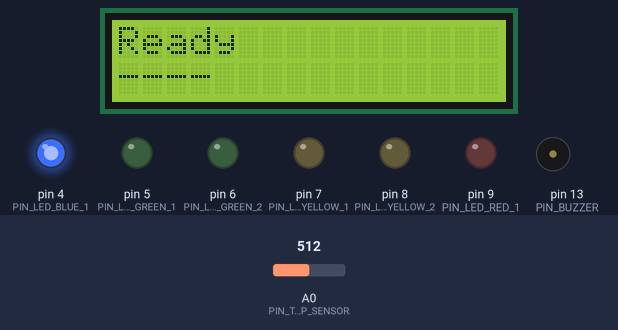
Simulated run of this sketch. Board: Arduino Uno, built with avr-gcc and run on an emulated ATmega328P. On the bench: 16×2 character LCD, output pins drawn as LEDs (lit = HIGH), buzzer (waves = sounding). Dashed ring = blinking. Inputs (shaded band) come from the test bench; at power-on: A0 (PIN_TEMP_SENSOR) = 512. What the sketch prints to the serial monitor is not drawn.

Above: at 1.4 s.
1.5 s: A0 (PIN_TEMP_SENSOR) set to 555
3.0 s: A0 (PIN_TEMP_SENSOR) set to 583
At 3.28 s:
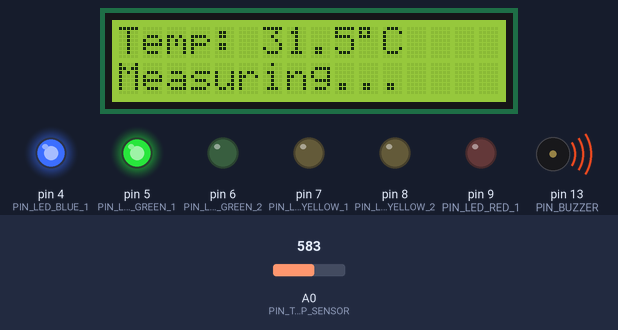
4.8 s: A0 (PIN_TEMP_SENSOR) set to 306
At 4.89 s:
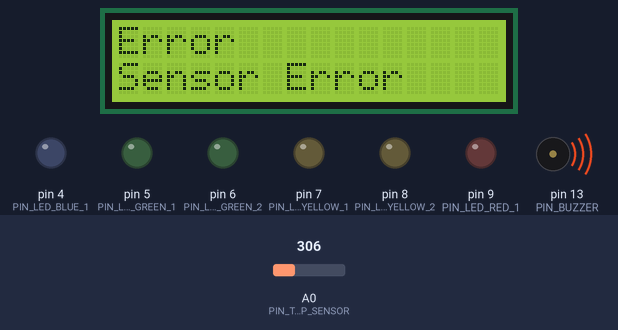
6.6 s: A0 (PIN_TEMP_SENSOR) set to 440
8.1 s: A0 (PIN_TEMP_SENSOR) set to 466
At 8.6 s:
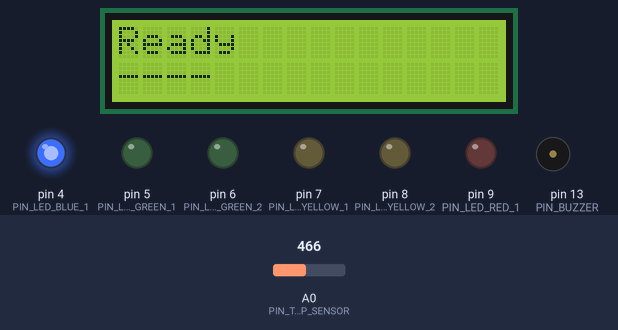
9.7 s: A0 (PIN_TEMP_SENSOR) set to 716
At 40.29 s:
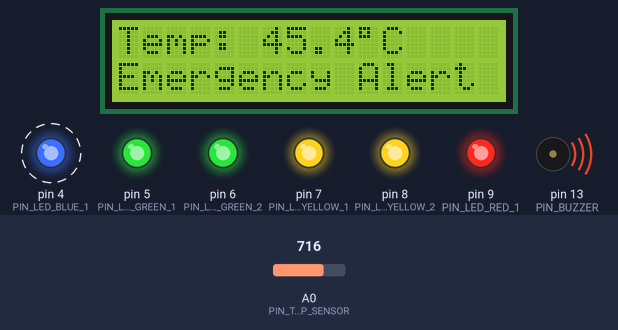
Timing chart, 0 to 41.4 s (numbered marks = the images above; inputs shaded):
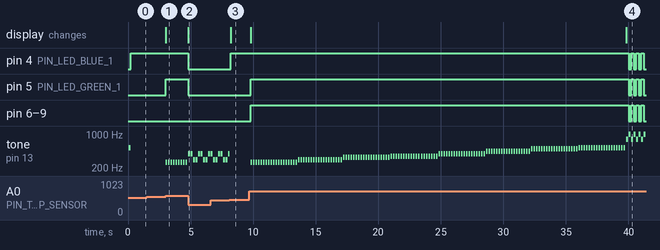

Measured:
- the behaviour switches between 567 and 568 on A0 (PIN_TEMP_SENSOR) (found by bisection; images 0 and 1)
- the behaviour switches between 453 and 454 on A0 (PIN_TEMP_SENSOR) (found by bisection; images 2 and 3)
- after the input at 3.0 s, pin 5 (PIN_LED_GREEN_1): LOW → HIGH at once; tone on pin 13 (PIN_BUZZER): alternates 262 Hz for 0.12 s and silent for 0.08 s, starting at once; the display: changes at once (image 1)
- after the input at 4.8 s, pin 4 (PIN_LED_BLUE_1), pin 5 (PIN_LED_GREEN_1): HIGH → LOW at once; the display: changes at once (image 2)
- after the input at 8.1 s, pin 4 (PIN_LED_BLUE_1): LOW → HIGH after 0.12 s; the display: changes after 0.12 s (image 3)
- after the input at 9.7 s, pin 4 (PIN_LED_BLUE_1): alternates HIGH for 0.20 s and LOW for 0.20 s, starting after 30.3 s; pin 5 (PIN_LED_GREEN_1): LOW → HIGH after 0.12 s, then repeats every 0.40 s: LOW 0.20 s, HIGH 0.20 s

The sketch:

sound_thermometer.ino
```cpp
#include <LiquidCrystal.h>
#include <math.h>

// Pin definitions (detailed design aligned)
const uint8_t PIN_TEMP_SENSOR = A0;
const uint8_t PIN_LED_BLUE_1 = 4;
const uint8_t PIN_LED_GREEN_1 = 5;
const uint8_t PIN_LED_GREEN_2 = 6;
const uint8_t PIN_LED_YELLOW_1 = 7;
const uint8_t PIN_LED_YELLOW_2 = 8;
const uint8_t PIN_LED_RED_1 = 9;
const uint8_t PIN_BUZZER = 13;

// LCD1602 parallel (4-bit): RS, E, D4, D5, D6, D7
LiquidCrystal lcd(10, 11, A1, A2, A3, A4);

// State definitions
const uint8_t STATE_WAITING = 0;
const uint8_t STATE_MEASURING = 1;
const uint8_t STATE_NOTIFY = 2;
const uint8_t STATE_ERROR = 3;

// Constants
const float TEMP_START_C = 30.0;
const float TEMP_STEP_2_C = 36.0;
const float TEMP_STEP_3_C = 37.0;
const float TEMP_STEP_4_C = 38.0;
const float TEMP_EMERGENCY_C = 39.0;
const float TEMP_VALID_MIN_C = 20.0;
const float TEMP_VALID_MAX_C = 80.0;
const float HYSTERESIS_C = 0.2;

// Thermistor model constants
const float THERMISTOR_BETA = 3950.0;
const float THERMISTOR_NOMINAL_RESISTANCE = 10000.0;
const float THERMISTOR_NOMINAL_TEMP_C = 25.0;
const float SERIES_RESISTOR = 10000.0;

const unsigned long SAMPLE_INTERVAL_MS = 100;
const unsigned long OUTPUT_INTERVAL_MS = 200;
const unsigned long DISPLAY_INTERVAL_MS = 200;
const unsigned long MEASUREMENT_TIMEOUT_MS = 30000;
const unsigned long EMERGENCY_BLINK_MS = 200;
const unsigned long EMERGENCY_SOLID_ON_MS = 300;
const unsigned long LOW_TEMP_ERROR_MS = 5000;
const unsigned long ERROR_HOLD_MS = 2000;
const unsigned long NOTIFY_HOLD_MS = 3000;

// Globals
uint8_t currentState = STATE_WAITING;
float tempC = 0.0;
float finalTempC = 0.0;
float lastValidTempC = 36.5;
bool sensorErrorFlag = false;
bool emergencyBlinkFlag = false;

unsigned long measurementStartMs = 0;
unsigned long lastSampleMs = 0;
unsigned long lastOutputMs = 0;
unsigned long lastDisplayMs = 0;
unsigned long lowTempStartMs = 0;
unsigned long notifyStartMs = 0;
unsigned long errorStartMs = 0;

bool emergencyBlinkOn = true;
bool notifyTonePlayed = false;

const uint16_t PROGRESS_NOTES[8] = {262, 294, 330, 349, 392, 440, 494, 523};
const uint16_t DONE_TONE = 659;
const uint16_t ERROR_TONES[2] = {392, 294};
const uint16_t EMERGENCY_TONES[2] = {988, 784};

float sampleWindow[5] = {0, 0, 0, 0, 0};
uint8_t sampleIndex = 0;
bool sampleFilled = false;

// Forward declarations
float readTemperatureSensor();
uint8_t updateState(float measuredTempC);
bool validateMeasurement(float measuredTempC);
void updateBuzzerByTemperature(float measuredTempC, uint8_t state);
void updateLedByTemperature(float measuredTempC, uint8_t state);
void notifyBySoundAndLed(float measuredTempC, uint8_t state);
void showTemperatureOnLcd(float measuredTempC, uint8_t state);
void setAllLeds(bool on);
void applyLedPattern(uint8_t level);
bool isTemperatureStable();

void setup() {
  pinMode(PIN_TEMP_SENSOR, INPUT);
  pinMode(PIN_LED_BLUE_1, OUTPUT);
  pinMode(PIN_LED_GREEN_1, OUTPUT);
  pinMode(PIN_LED_GREEN_2, OUTPUT);
  pinMode(PIN_LED_YELLOW_1, OUTPUT);
  pinMode(PIN_LED_YELLOW_2, OUTPUT);
  pinMode(PIN_LED_RED_1, OUTPUT);
  pinMode(PIN_BUZZER, OUTPUT);

  lcd.begin(16, 2);

  Serial.begin(9600);

  setAllLeds(false);
  noTone(PIN_BUZZER);

  lcd.clear();
  lcd.setCursor(0, 0);
  lcd.print("Ready");
  lcd.setCursor(0, 1);
  lcd.print("----");

  tone(PIN_BUZZER, 523, 150);
  delay(150);
  noTone(PIN_BUZZER);

  currentState = STATE_WAITING;
}

void loop() {
  unsigned long now = millis();

  if (now - lastSampleMs >= SAMPLE_INTERVAL_MS) {
    lastSampleMs = now;
    tempC = readTemperatureSensor();

    sampleWindow[sampleIndex] = tempC;
    sampleIndex = (sampleIndex + 1) % 5;
    if (sampleIndex == 0) {
      sampleFilled = true;
    }

    currentState = updateState(tempC);
  }

  if (now - lastOutputMs >= OUTPUT_INTERVAL_MS) {
    lastOutputMs = now;
    notifyBySoundAndLed(tempC, currentState);
  }

  if (now - lastDisplayMs >= DISPLAY_INTERVAL_MS) {
    lastDisplayMs = now;
    showTemperatureOnLcd(tempC, currentState);

    Serial.print("tempC=");
    Serial.print(tempC, 1);
    Serial.print(", state=");
    Serial.print(currentState);
    Serial.print(", sensorError=");
    Serial.println(sensorErrorFlag ? "1" : "0");
  }
}

float readTemperatureSensor() {
  int adc = analogRead(PIN_TEMP_SENSOR);

  if (adc <= 0 || adc >= 1023) {
    sensorErrorFlag = true;
    return lastValidTempC;
  }

  float thermistorResistance = SERIES_RESISTOR * ((1023.0 / (float)adc) - 1.0);

  float steinhart = thermistorResistance / THERMISTOR_NOMINAL_RESISTANCE;
  steinhart = log(steinhart);
  steinhart /= THERMISTOR_BETA;
  steinhart += 1.0 / (THERMISTOR_NOMINAL_TEMP_C + 273.15);
  steinhart = 1.0 / steinhart;
  float measuredTemp = steinhart - 273.15;

  if (measuredTemp >= TEMP_VALID_MIN_C && measuredTemp <= TEMP_VALID_MAX_C) {
    sensorErrorFlag = false;
    lastValidTempC = measuredTemp;
    return measuredTemp;
  }

  sensorErrorFlag = true;
  return lastValidTempC;
}

uint8_t updateState(float measuredTempC) {
  unsigned long now = millis();

  if (sensorErrorFlag) {
    if (currentState != STATE_ERROR) {
      errorStartMs = now;
    }
    return STATE_ERROR;
  }

  if (currentState == STATE_WAITING) {
    if (measuredTempC >= TEMP_START_C) {
      measurementStartMs = now;
      lowTempStartMs = 0;
      notifyTonePlayed = false;
      emergencyBlinkFlag = false;
      emergencyBlinkOn = true;
      return STATE_MEASURING;
    }
    return STATE_WAITING;
  }

  if (currentState == STATE_MEASURING) {
    if (!validateMeasurement(measuredTempC)) {
      errorStartMs = now;
      return STATE_ERROR;
    }

    if ((now - measurementStartMs) >= MEASUREMENT_TIMEOUT_MS && isTemperatureStable()) {
      finalTempC = measuredTempC;
      emergencyBlinkFlag = (finalTempC > TEMP_EMERGENCY_C);
      notifyStartMs = now;
      notifyTonePlayed = false;
      emergencyBlinkOn = true;
      return STATE_NOTIFY;
    }

    return STATE_MEASURING;
  }

  if (currentState == STATE_NOTIFY) {
    if ((now - notifyStartMs) >= NOTIFY_HOLD_MS) {
      emergencyBlinkFlag = false;
      noTone(PIN_BUZZER);
      return STATE_WAITING;
    }
    return STATE_NOTIFY;
  }

  if (currentState == STATE_ERROR) {
    if ((now - errorStartMs) >= ERROR_HOLD_MS || measuredTempC >= TEMP_START_C) {
      noTone(PIN_BUZZER);
      return STATE_WAITING;
    }
    return STATE_ERROR;
  }

  return STATE_WAITING;
}

bool validateMeasurement(float measuredTempC) {
  unsigned long now = millis();

  if (measuredTempC < TEMP_VALID_MIN_C || measuredTempC > TEMP_VALID_MAX_C) {
    return false;
  }

  if (measuredTempC < TEMP_START_C) {
    if (lowTempStartMs == 0) {
      lowTempStartMs = now;
    }
    if ((now - lowTempStartMs) >= LOW_TEMP_ERROR_MS) {
      return false;
    }
  } else {
    lowTempStartMs = 0;
  }

  return true;
}

void notifyBySoundAndLed(float measuredTempC, uint8_t state) {
  updateBuzzerByTemperature(measuredTempC, state);
  updateLedByTemperature(measuredTempC, state);
}

void updateBuzzerByTemperature(float measuredTempC, uint8_t state) {
  (void)measuredTempC;
  unsigned long now = millis();

  if (state == STATE_WAITING) {
    noTone(PIN_BUZZER);
    return;
  }

  if (state == STATE_MEASURING) {
    unsigned long elapsed = now - measurementStartMs;
    uint8_t noteIndex = (uint8_t)((elapsed * 8UL) / MEASUREMENT_TIMEOUT_MS);
    if (noteIndex > 7) {
      noteIndex = 7;
    }
    tone(PIN_BUZZER, PROGRESS_NOTES[noteIndex], 120);
    return;
  }

  if (state == STATE_NOTIFY) {
    if (emergencyBlinkFlag) {
      uint8_t idx = (uint8_t)((now / OUTPUT_INTERVAL_MS) % 2);
      tone(PIN_BUZZER, EMERGENCY_TONES[idx], 150);
    } else if (!notifyTonePlayed) {
      tone(PIN_BUZZER, DONE_TONE, 250);
      notifyTonePlayed = true;
    } else {
      noTone(PIN_BUZZER);
    }
    return;
  }

  if (state == STATE_ERROR) {
    uint8_t idx = (uint8_t)((now / 400UL) % 2);
    tone(PIN_BUZZER, ERROR_TONES[idx], 150);
    return;
  }

  noTone(PIN_BUZZER);
}

void updateLedByTemperature(float measuredTempC, uint8_t state) {
  unsigned long now = millis();

  if (state == STATE_WAITING) {
    // Waiting state: keep only the blue LED on as standby indicator.
    setAllLeds(false);
    digitalWrite(PIN_LED_BLUE_1, HIGH);
    return;
  }

  if (state == STATE_ERROR) {
    setAllLeds(false);
    return;
  }

  if (state == STATE_NOTIFY && emergencyBlinkFlag) {
    if ((now - notifyStartMs) < EMERGENCY_SOLID_ON_MS) {
      setAllLeds(true);
      return;
    }

    static unsigned long lastBlinkToggleMs = 0;
    if ((now - lastBlinkToggleMs) >= EMERGENCY_BLINK_MS) {
      lastBlinkToggleMs = now;
      emergencyBlinkOn = !emergencyBlinkOn;
    }
    setAllLeds(emergencyBlinkOn);
    return;
  }

  float displayTemp = (state == STATE_NOTIFY) ? finalTempC : measuredTempC;

  if (displayTemp <= TEMP_START_C) {
    applyLedPattern(1);
  } else if (displayTemp < TEMP_STEP_2_C) {
    applyLedPattern(2);
  } else if (displayTemp < TEMP_STEP_3_C) {
    applyLedPattern(3);
  } else if (displayTemp < TEMP_STEP_4_C) {
    applyLedPattern(4);
  } else if (displayTemp <= TEMP_EMERGENCY_C) {
    applyLedPattern(5);
  } else {
    applyLedPattern(6);
  }
}

void showTemperatureOnLcd(float measuredTempC, uint8_t state) {
  lcd.clear();

  if (state == STATE_WAITING) {
    lcd.setCursor(0, 0);
    lcd.print("Ready");
    lcd.setCursor(0, 1);
    lcd.print("----");
    return;
  }

  if (state == STATE_ERROR) {
    lcd.setCursor(0, 0);
    lcd.print("Error");
    lcd.setCursor(0, 1);
    lcd.print("Sensor Error");
    return;
  }

  float shown = (state == STATE_NOTIFY) ? finalTempC : measuredTempC;

  lcd.setCursor(0, 0);
  lcd.print("Temp: ");
  lcd.print(shown, 1);
  lcd.print((char)223);
  lcd.print("C");

  lcd.setCursor(0, 1);
  if (state == STATE_MEASURING) {
    lcd.print("Measuring...");
  } else if (emergencyBlinkFlag) {
    lcd.print("Emergency Alert");
  } else {
    lcd.print("Measurement OK");
  }
}

void setAllLeds(bool on) {
  digitalWrite(PIN_LED_BLUE_1, on ? HIGH : LOW);
  digitalWrite(PIN_LED_GREEN_1, on ? HIGH : LOW);
  digitalWrite(PIN_LED_GREEN_2, on ? HIGH : LOW);
  digitalWrite(PIN_LED_YELLOW_1, on ? HIGH : LOW);
  digitalWrite(PIN_LED_YELLOW_2, on ? HIGH : LOW);
  digitalWrite(PIN_LED_RED_1, on ? HIGH : LOW);
}

void applyLedPattern(uint8_t level) {
  digitalWrite(PIN_LED_BLUE_1, level >= 1 ? HIGH : LOW);
  digitalWrite(PIN_LED_GREEN_1, level >= 2 ? HIGH : LOW);
  digitalWrite(PIN_LED_GREEN_2, level >= 3 ? HIGH : LOW);
  digitalWrite(PIN_LED_YELLOW_1, level >= 4 ? HIGH : LOW);
  digitalWrite(PIN_LED_YELLOW_2, level >= 5 ? HIGH : LOW);
  digitalWrite(PIN_LED_RED_1, level >= 6 ? HIGH : LOW);
}

bool isTemperatureStable() {
  if (!sampleFilled) {
    return false;
  }

  float minTemp = sampleWindow[0];
  float maxTemp = sampleWindow[0];
  for (uint8_t i = 1; i < 5; i++) {
    if (sampleWindow[i] < minTemp) {
      minTemp = sampleWindow[i];
    }
    if (sampleWindow[i] > maxTemp) {
      maxTemp = sampleWindow[i];
    }
  }

  return (maxTemp - minTemp) <= HYSTERESIS_C;
}
```
